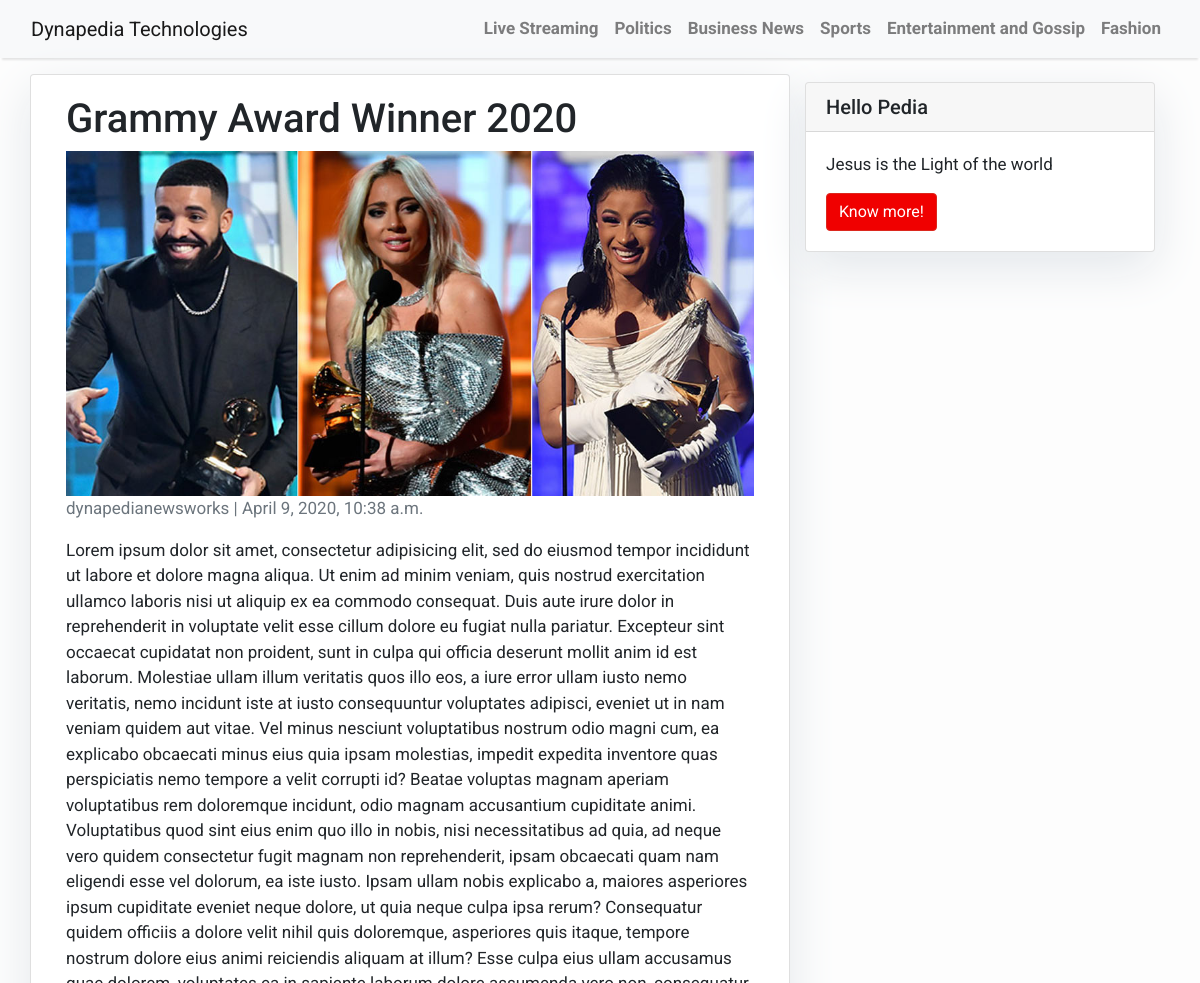
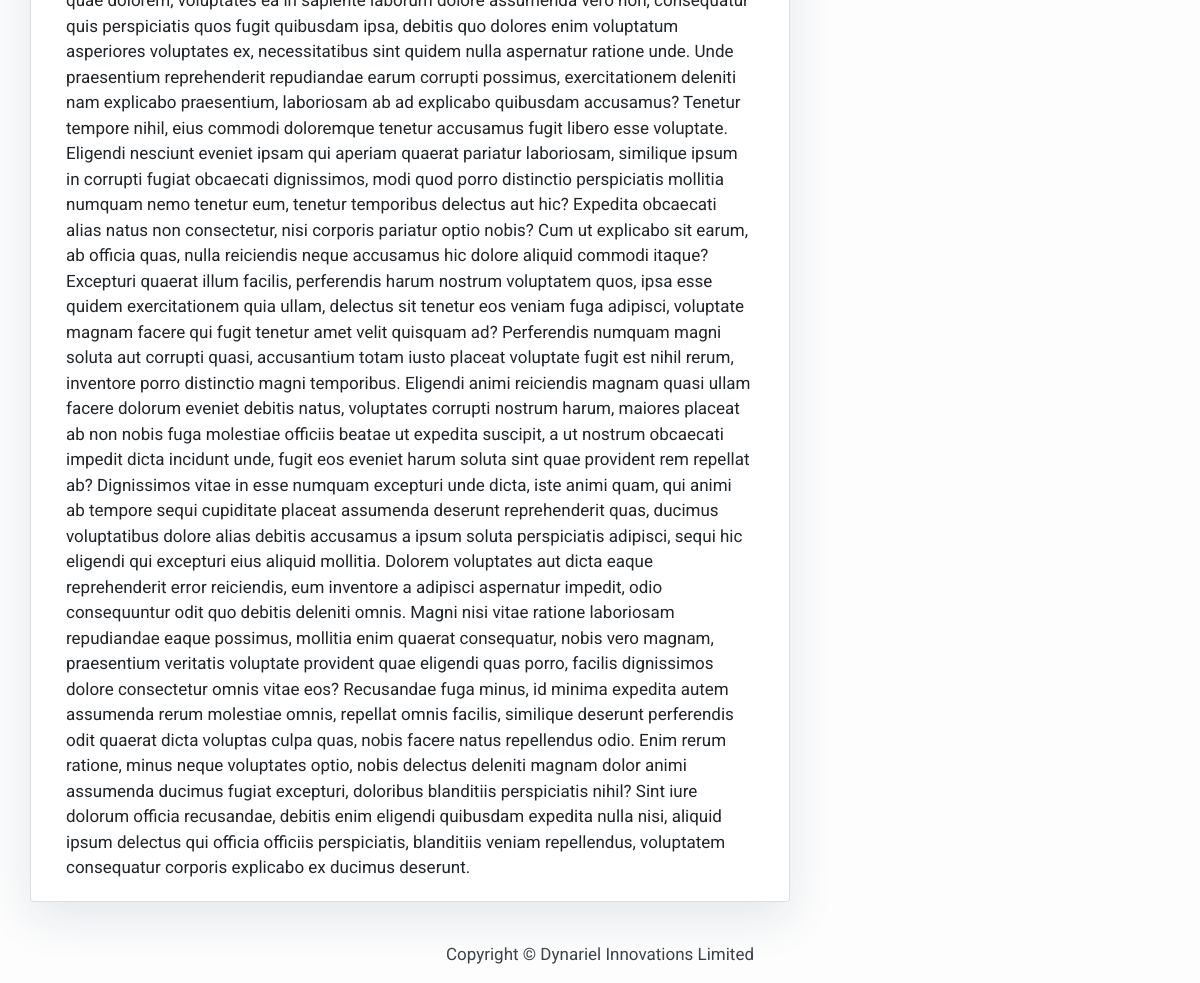
The app's page /grammy-award/ with its own data (2 pictures, top to bottom).
### blog/models.py (models this page shows, shortened)
class Post(models.Model):
    title = models.CharField(max_length=200, unique=True)
    slug = models.SlugField(max_length=200, unique=True)
    author = models.ForeignKey(User, on_delete= models.CASCADE,related_name='blog_posts')
    cover = models.ImageField(upload_to='images/')
    updated_on = models.DateTimeField(auto_now= True)
    content = models.TextField()
    created_on = models.DateTimeField(auto_now_add=True)
    status = models.IntegerField(choices=STATUS, default=0)
    class Meta:
        ordering = ['-created_on']

### blog/views.py (the view)
# urls.py: path('<slug:slug>/', views.PostDetail.as_view(), name='post_detail'),
class PostDetail(generic.DetailView):
    model = Post
    template_name = 'post_detail.html'

### templates/post_detail.html
{% extends 'base.html' %} {% block content %}
<div class="container">
  <div class="row">
    <div class="col-md-8 card mb-4  mt-3 left  top">
      <div class="card-body">
        <h1>{% block title %} {{ object.title }} {% endblock title %}</h1>
		<img src="{{ post.cover.url}}" alt="{{ post.title }}">
        <p class=" text-muted">{{ post.author }} | {{ post.created_on }}</p>
        <p class="card-text ">{{ object.content | safe }}</p>
      </div>
    </div>
    {% block sidebar %} {% include 'sidebar.html' %} {% endblock sidebar %}
  </div>
</div>
{% endblock content %}

### templates/base.html (shortened to what this page needs)
<!DOCTYPE html>
<html>
  <head>
    <link
      rel="stylesheet"
      href="https://maxcdn.bootstrapcdn.com/bootstrap/4.0.0/css/bootstrap.min.css"
    />
  </head>
  <body>
    <nav class="navbar navbar-expand-lg navbar-light bg-light shadow" id="mainNav">
      <div class="container-fluid">
        <a class="navbar-brand" href="{% url 'home' %}" >Dynapedia Technologies</a>
        <div class="collapse navbar-collapse" id="navbarResponsive">
          <ul class="navbar-nav ml-auto">
            <li class="nav-item text-black">
              <a
                class="nav-link text-black font-weight-bold"
                href="#"
                >Live Streaming</a
              >
            </li>
            <li class="nav-item text-black">
              <a
                class="nav-link text-black font-weight-bold"
                href="#"
                >Politics</a
              >
            </li>
			<li class="nav-item text-black">
              <a
                class="nav-link text-black font-weight-bold"
                href="#"
                >Business News</a
              >
            </li>
            <li class="nav-item text-black">
              <a
                class="nav-link text-black font-weight-bold"
                href="#"
                >Sports</a
              >
            </li>
			<li class="nav-item text-black">
              <a
                class="nav-link text-black font-weight-bold"
                href="#"
                >Entertainment and Gossip</a
              >
            </li>
			<li class="nav-item text-black">
              <a
                class="nav-link text-black font-weight-bold"
                href="#"
                >Fashion</a
              >
          </ul>
        </div>
      </div>
    </nav>
            {% block content %}
            {% endblock content %}
    <footer class="py-3 bg-grey">
              <p class="m-0 text-dark text-center ">Copyright &copy; Dynariel Innovations Limited</p>
    </footer>
  </body>
</html>

### templates/sidebar.html (shortened to what this page needs)
{% block sidebar %}
<div class="col-md-4 float-right ">
<div class="card my-4">
        <h5 class="card-header">Hello Pedia</h5>
    <div class="card-body">
        <p class="card-text"> Jesus is the Light of the world</p>
        <a href="#"
           class="btn btn-danger">Know more!</a>
    </div>
</div>
</div>
{% endblock sidebar %}

### templates/base.html (style rules this page uses)
body { font-family: "Roboto", sans-serif; font-size: 17px; background-color: #fdfdfd; }
.shadow { box-shadow: 0 4px 2px -2px rgba(0,0,0,0.1); }
.btn-danger { color: #fff; background-color: #f00000; border-color: #dc281e; }
img { max-width:100%; height:auto; }

### templates/sidebar.html (style rules this page uses)
.card { box-shadow: 0 16px 48px #E3E7EB; }

### records on screen
Post: title "Grammy Award Winner 2020", cover (picture), author "dynapedianewsworks", created_on "April 9, 2020, 10:38 a.m.", content "Lorem ipsum dolor sit amet, consectetur adipisicing elit, sed do eiusmod tempor incididunt ut labore et dolore magna aliqua. Ut enim ad minim veniam, quis nostrud exercitation ullamco laboris nisi ut aliquip ex ea commodo consequat. Duis aute irure dolor in reprehenderit in voluptate velit esse cillum dolore eu fugiat nulla pariatur. Excepteur sint occaecat cupidatat non proident, sunt in culpa qui officia deserunt mollit anim id est laborum. Molestiae ullam illum veritatis quos illo eos, a iure error ullam iusto nemo veritatis, nemo incidunt iste at iusto consequuntur voluptates adipisci, eveniet ut in nam veniam quidem aut vitae. Vel minus nesciunt voluptatibus nostrum odio magni cum, ea…"
